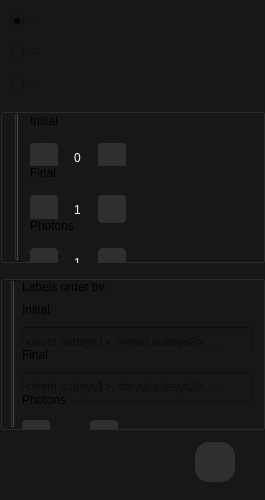
                     <widget class="QWidget" name="widget_11" native="true">
                      <property name="sizePolicy">
                       <sizepolicy hsizetype="Fixed" vsizetype="Fixed">
                        <horstretch>0</horstretch>
                        <verstretch>0</verstretch>
                       </sizepolicy>
                      </property>
                      <property name="minimumSize">
                       <size>
                        <width>265</width>
                        <height>500</height>
                       </size>
                      </property>
                      <property name="maximumSize">
                       <size>
                        <width>265</width>
                        <height>500</height>
                       </size>
                      </property>
                      <property name="styleSheet">
                       <string notr="true">background-color: #171717;

</string>
                      </property>
                      <layout class="QGridLayout" name="gridLayout_8">
                       <property name="leftMargin">
                        <number>0</number>
                       </property>
                       <property name="topMargin">
                        <number>12</number>
                       </property>
                       <property name="rightMargin">
                        <number>0</number>
                       </property>
                       <property name="bottomMargin">
                        <number>0</number>
                       </property>
                       <property name="horizontalSpacing">
                        <number>0</number>
                       </property>
                       <property name="verticalSpacing">
                        <number>12</number>
                       </property>
                       <item row="20" column="1">
                        <spacer name="verticalSpacer_8">
                         <property name="orientation">
                          <enum>Qt::Vertical</enum>
                         </property>
                         <property name="sizeHint" stdset="0">
                          <size>
                           <width>20</width>
                           <height>40</height>
                          </size>
                         </property>
                        </spacer>
                       </item>
                       <item row="0" column="1" colspan="11">
                        <widget class="QRadioButton" name="noTagRadioButton">
                         <property name="font">
                          <font>
                           <family>Roboto Medium</family>
                           <pointsize>-1</pointsize>
                          </font>
                         </property>
                         <property name="text">
                          <string notr="true">Unknown</string>
                         </property>
                         <property name="iconSize">
                          <size>
                           <width>16</width>
                           <height>16</height>
                          </size>
                         </property>
                         <property name="checked">
                          <bool>true</bool>
                         </property>
                        </widget>
                       </item>
                       <item row="2" column="0">
                        <spacer name="horizontalSpacer_6">
                         <property name="orientation">
                          <enum>Qt::Horizontal</enum>
                         </property>
                         <property name="sizeType">
                          <enum>QSizePolicy::Fixed</enum>
                         </property>
                         <property name="sizeHint" stdset="0">
                          <size>
                           <width>10</width>
                           <height>20</height>
                          </size>
                         </property>
                        </spacer>
                       </item>
                       <item row="21" column="11">
                        <spacer name="horizontalSpacer_11">
                         <property name="orientation">
                          <enum>Qt::Horizontal</enum>
                         </property>
                         <property name="sizeType">
                          <enum>QSizePolicy::Fixed</enum>
                         </property>
                         <property name="sizeHint" stdset="0">
                          <size>
                           <width>30</width>
                           <height>20</height>
                          </size>
                         </property>
                        </spacer>
                       </item>
                       <item row="3" column="0" colspan="12">
                        <widget class="QGroupBox" name="tagDressedGroupBox">
                         <property name="enabled">
                          <bool>true</bool>
                         </property>
                         <property name="sizePolicy">
                          <sizepolicy hsizetype="Preferred" vsizetype="Fixed">
                           <horstretch>0</horstretch>
                           <verstretch>0</verstretch>
                          </sizepolicy>
                         </property>
                         <property name="font">
                          <font>
                           <family>Roboto</family>
                           <pointsize>13</pointsize>
                           <italic>false</italic>
                           <bold>false</bold>
                          </font>
                         </property>
                         <property name="toolTip">
                          <string notr="true"/>
                         </property>
                         <property name="styleSheet">
                          <string notr="true">QGroupBox {
	font: 13pt &quot;Roboto&quot;;
}

QSpinBox {
    color: #FFFFFF;
    background-color: #171717;
	height: 28px;
    width: 28px; 
    background-image: url(:/images/spin_box_bg.svg) 1;
    background-repeat: no-repeat;
    background-position: center center;
    background-origin: content;
   /*padding: -5px 0px -14px 0px;*/
}

QSpinBox::up-button {
    subcontrol-origin: border;
    subcontrol-position: right; /* position at the top right corner */
	height: 28px;
    width: 28px; 
	background-color: #2F2F2F;
    border-radius: 4px;
}

QSpinBox::down-button {
    subcontrol-origin: border;
    subcontrol-position: left; /* position at the top right corner */
	height: 28px;
    width: 28px;
	background-color: #2F2F2F;
    border-radius: 4px;
    border: 1px;
}

QSpinBox::up-arrow {
    width: 20px;
    height: 20px;
    image: url(:/icons/svg/plus.svg) 1;
}

QSpinBox::up-arrow:pressed {
    width: 20px;
    height: 20px;
    image: url(:/icons/svg/plus-pressed.svg) 1;
}

QSpinBox::down-arrow {
    image: url(:/icons/svg/minus.svg) 1;
    width: 20px;
    height: 20px;
}

QSpinBox::down-arrow:pressed {
    image: url(:/icons/svg/minus-pressed.svg) 1;
    width: 20px;
    height: 20px;
}

QSpinBox::up-button:pressed {
    background-color: #262626;
}

QSpinBox::down-button:pressed {
    background-color: #262626;
}</string>
                         </property>
                         <layout class="QGridLayout" name="gridLayout_13">
                          <property name="leftMargin">
                           <number>0</number>
                          </property>
                          <property name="topMargin">
                           <number>0</number>
                          </property>
                          <property name="rightMargin">
                           <number>0</number>
                          </property>
                          <property name="bottomMargin">
                           <number>0</number>
                          </property>
                          <property name="horizontalSpacing">
                           <number>0</number>
                          </property>
                          <property name="verticalSpacing">
                           <number>12</number>
                          </property>
                          <item row="4" column="2">
                           <spacer name="horizontalSpacer_3">
                            <property name="orientation">
                             <enum>Qt::Horizontal</enum>
                            </property>
                            <property name="sizeType">
                             <enum>QSizePolicy::Fixed</enum>
                            </property>
                            <property name="sizeHint" stdset="0">
                             <size>
                              <width>124</width>
                              <height>20</height>
                             </size>
                            </property>
                           </spacer>
                          </item>
                          <item row="1" column="0" rowspan="6">
                           <widget class="Line" name="line_4">
                            <property name="styleSheet">
                             <string notr="true">border: 0.5px solid #2F2F2F;
border-style: inset;</string>
                            </property>
                            <property name="lineWidth">
                             <number>0</number>
                            </property>
                            <property name="orientation">
                             <enum>Qt::Vertical</enum>
                            </property>
                           </widget>
                          </item>
                          <item row="4" column="1">
                           <widget class="QSpinBox" name="finalStateSpinBox">
                            <property name="sizePolicy">
                             <sizepolicy hsizetype="Fixed" vsizetype="Fixed">
                              <horstretch>0</horstretch>
                              <verstretch>0</verstretch>
                             </sizepolicy>
                            </property>
                            <property name="minimumSize">
                             <size>
                              <width>96</width>
                              <height>35</height>
                             </size>
                            </property>
                            <property name="maximumSize">
                             <size>
                              <width>16777215</width>
                              <height>30</height>
                             </size>
                            </property>
                            <property name="frame">
                             <bool>true</bool>
                            </property>
                            <property name="alignment">
                             <set>Qt::AlignCenter</set>
                            </property>
                            <property name="value">
                             <number>1</number>
                            </property>
                           </widget>
                          </item>
                          <item row="1" column="1">
                           <widget class="QLabel" name="label_30">
                            <property name="sizePolicy">
                             <sizepolicy hsizetype="Maximum" vsizetype="Preferred">
                              <horstretch>0</horstretch>
                              <verstretch>0</verstretch>
                             </sizepolicy>
                            </property>
                            <property name="toolTip">
                             <string notr="true"/>
                            </property>
                            <property name="text">
                             <string notr="true">Initial</string>
                            </property>
                            <property name="alignment">
                             <set>Qt::AlignLeading|Qt::AlignLeft|Qt::AlignVCenter</set>
                            </property>
                           </widget>
                          </item>
                          <item row="6" column="1">
                           <widget class="QSpinBox" name="phNumberDressedSpinBox">
                            <property name="enabled">
                             <bool>true</bool>
                            </property>
                            <property name="sizePolicy">
                             <sizepolicy hsizetype="Fixed" vsizetype="Fixed">
                              <horstretch>0</horstretch>
                              <verstretch>0</verstretch>
                             </sizepolicy>
                            </property>
                            <property name="minimumSize">
                             <size>
                              <width>96</width>
                              <height>35</height>
                             </size>
                            </property>
                            <property name="maximumSize">
                             <size>
                              <width>96</width>
                              <height>16777215</height>
                             </size>
                            </property>
                            <property name="baseSize">
                             <size>
                              <width>0</width>
                              <height>0</height>
                             </size>
                            </property>
                            <property name="alignment">
                             <set>Qt::AlignCenter</set>
                            </property>
                            <property name="minimum">
                             <number>1</number>
                            </property>
                           </widget>
                          </item>
                          <item row="5" column="1">
                           <widget class="QLabel" name="label_29">
                            <property name="sizePolicy">
                             <sizepolicy hsizetype="Maximum" vsizetype="Preferred">
                              <horstretch>0</horstretch>
                              <verstretch>0</verstretch>
                             </sizepolicy>
                            </property>
                            <property name="toolTip">
                             <string notr="true"/>
                            </property>
                            <property name="text">
                             <string notr="true">Photons</string>
                            </property>
                           </widget>
                          </item>
                          <item row="2" column="1">
                           <widget class="QSpinBox" name="initialStateSpinBox">
                            <property name="enabled">
                             <bool>true</bool>
                            </property>
                            <property name="sizePolicy">
                             <sizepolicy hsizetype="Fixed" vsizetype="Fixed">
                              <horstretch>0</horstretch>
                              <verstretch>0</verstretch>
                             </sizepolicy>
                            </property>
                            <property name="minimumSize">
                             <size>
                              <width>96</width>
                              <height>35</height>
                             </size>
                            </property>
                            <property name="autoFillBackground">
                             <bool>false</bool>
                            </property>
                            <property name="styleSheet">
                             <string notr="true"/>
                            </property>
                            <property name="alignment">
                             <set>Qt::AlignCenter</set>
                            </property>
                            <property name="buttonSymbols">
                             <enum>QAbstractSpinBox::PlusMinus</enum>
                            </property>
                           </widget>
                          </item>
                          <item row="3" column="1">
                           <widget class="QLabel" name="label_31">
                            <property name="toolTip">
                             <string notr="true"/>
                            </property>
                            <property name="text">
                             <string notr="true">Final</string>
                            </property>
                            <property name="alignment">
                             <set>Qt::AlignLeading|Qt::AlignLeft|Qt::AlignVCenter</set>
                            </property>
                           </widget>
                          </item>
                         </layout>
                        </widget>
                       </item>
                       <item row="1" column="1" colspan="11">
                        <widget class="QRadioButton" name="tagDispersiveDressedRadioButton">
                         <property name="font">
                          <font>
                           <family>Roboto Medium</family>
                           <pointsize>-1</pointsize>
                           <kerning>true</kerning>
                          </font>
                         </property>
                         <property name="toolTip">
                          <string notr="true"/>
                         </property>
                         <property name="statusTip">
                          <string>RR</string>
                         </property>
                         <property name="text">
                          <string notr="true">By dressed indices</string>
                         </property>
                         <property name="iconSize">
                          <size>
                           <width>16</width>
                           <height>16</height>
                          </size>
                         </property>
                        </widget>
                       </item>
                       <item row="2" column="1" colspan="11">
                        <widget class="QRadioButton" name="tagDispersiveBareRadioButton">
                         <property name="font">
                          <font>
                           <family>Roboto Medium</family>
                           <pointsize>-1</pointsize>
                          </font>
                         </property>
                         <property name="toolTip">
                          <string notr="true"/>
                         </property>
                         <property name="statusTip">
                          <string>RR</string>
                         </property>
                         <property name="text">
                          <string notr="true">By bare states</string>
                         </property>
                         <property name="iconSize">
                          <size>
                           <width>16</width>
                           <height>16</height>
                          </size>
                         </property>
                        </widget>
                       </item>
                       <item row="1" column="0">
                        <spacer name="horizontalSpacer_10">
                         <property name="orientation">
                          <enum>Qt::Horizontal</enum>
                         </property>
                         <property name="sizeType">
                          <enum>QSizePolicy::Fixed</enum>
                         </property>
                         <property name="sizeHint" stdset="0">
                          <size>
                           <width>10</width>
                           <height>20</height>
                          </size>
                         </property>
                        </spacer>
                       </item>
                       <item row="19" column="0" colspan="12">
                        <widget class="QGroupBox" name="tagBareGroupBox">
                         <property name="styleSheet">
                          <string notr="true">QGroupBox {
	font: 13pt &quot;Roboto&quot;;
}

QSpinBox {
    color: #FFFFFF;
    background-color: #171717;
	height: 28px;
    width: 28px; 
    background-image: url(:/images/spin_box_bg.svg) 1;
    background-repeat: no-repeat;
    background-position: center center;
    background-origin: content;
   /*padding: -5px 0px -14px 0px;*/
}

QSpinBox::up-button {
    subcontrol-origin: border;
    subcontrol-position: right; /* position at the top right corner */
	height: 28px;
    width: 28px; 
	background-color: #2F2F2F;
    border-radius: 4px;
}

QSpinBox::down-button {
    subcontrol-origin: border;
    subcontrol-position: left; /* position at the top right corner */
	height: 28px;
    width: 28px;
	background-color: #2F2F2F;
    border-radius: 4px;
    border: 1px;
}

QSpinBox::up-arrow {
    width: 20px;
    height: 20px;
    image: url(:/icons/svg/plus.svg) 1;
}

QSpinBox::up-arrow:pressed {
    width: 20px;
    height: 20px;
    image: url(:/icons/svg/plus-pressed.svg) 1;
}

QSpinBox::down-arrow {
    image: url(:/icons/svg/minus.svg) 1;
    width: 20px;
    height: 20px;
}

QSpinBox::down-arrow:pressed {
    image: url(:/icons/svg/minus-pressed.svg) 1;
    width: 20px;
    height: 20px;
}

QSpinBox::up-button:pressed {
    background-color: #262626;
}

QSpinBox::down-button:pressed {
    background-color: #262626;
}</string>
                         </property>
                         <layout class="QGridLayout" name="gridLayout_14">
                          <property name="leftMargin">
                           <number>0</number>
                          </property>
                          <property name="topMargin">
                           <number>0</number>
                          </property>
                          <property name="rightMargin">
                           <number>0</number>
                          </property>
                          <property name="bottomMargin">
                           <number>0</number>
                          </property>
                          <property name="horizontalSpacing">
                           <number>0</number>
                          </property>
                          <property name="verticalSpacing">
                           <number>12</number>
                          </property>
                          <item row="4" column="1">
                           <widget class="IntTupleLineEdit" name="finalStateLineEdit">
                            <property name="sizePolicy">
                             <sizepolicy hsizetype="Expanding" vsizetype="Fixed">
                              <horstretch>0</horstretch>
                              <verstretch>0</verstretch>
                             </sizepolicy>
                            </property>
                            <property name="minimumSize">
                             <size>
                              <width>230</width>
                              <height>30</height>
                             </size>
                            </property>
                            <property name="maximumSize">
                             <size>
                              <width>230</width>
                              <height>30</height>
                             </size>
                            </property>
                            <property name="styleSheet">
                             <string notr="true"/>
                            </property>
                            <property name="placeholderText">
                             <string notr="true">&lt;level subsys1&gt;, &lt;level subsys2&gt;, ...</string>
                            </property>
                           </widget>
                          </item>
                          <item row="2" column="1">
                           <widget class="IntTupleLineEdit" name="initialStateLineEdit">
                            <property name="minimumSize">
                             <size>
                              <width>230</width>
                              <height>30</height>
                             </size>
                            </property>
                            <property name="maximumSize">
                             <size>
                              <width>230</width>
                              <height>30</height>
                             </size>
                            </property>
                            <property name="placeholderText">
                             <string notr="true">&lt;level subsys1&gt;, &lt;level subsys2&gt;, ...</string>
                            </property>
                           </widget>
                          </item>
                          <item row="1" column="1">
                           <widget class="QLabel" name="label_28">
                            <property name="sizePolicy">
                             <sizepolicy hsizetype="Preferred" vsizetype="Fixed">
                              <horstretch>0</horstretch>
                              <verstretch>0</verstretch>
                             </sizepolicy>
                            </property>
                            <property name="text">
                             <string notr="true">Initial</string>
                            </property>
                            <property name="indent">
                             <number>-1</number>
                            </property>
                           </widget>
                          </item>
                          <item row="3" column="1">
                           <widget class="QLabel" name="label_26">
                            <property name="sizePolicy">
                             <sizepolicy hsizetype="Preferred" vsizetype="Fixed">
                              <horstretch>0</horstretch>
                              <verstretch>0</verstretch>
                             </sizepolicy>
                            </property>
                            <property name="text">
                             <string notr="true">Final</string>
                            </property>
                           </widget>
                          </item>
                          <item row="6" column="1">
                           <widget class="QSpinBox" name="phNumberBareSpinBox">
                            <property name="sizePolicy">
                             <sizepolicy hsizetype="Maximum" vsizetype="Fixed">
                              <horstretch>0</horstretch>
                              <verstretch>0</verstretch>
                             </sizepolicy>
                            </property>
                            <property name="minimumSize">
                             <size>
                              <width>96</width>
                              <height>35</height>
                             </size>
                            </property>
                            <property name="alignment">
                             <set>Qt::AlignCenter</set>
                            </property>
                            <property name="minimum">
                             <number>1</number>
                            </property>
                           </widget>
                          </item>
                          <item row="0" column="0" rowspan="7">
                           <widget class="Line" name="line_5">
                            <property name="styleSheet">
                             <string notr="true">border: 0.5px solid #2F2F2F;
border-style: inset;</string>
                            </property>
                            <property name="lineWidth">
                             <number>0</number>
                            </property>
                            <property name="orientation">
                             <enum>Qt::Vertical</enum>
                            </property>
                           </widget>
                          </item>
                          <item row="5" column="1">
                           <widget class="QLabel" name="label_25">
                            <property name="sizePolicy">
                             <sizepolicy hsizetype="Maximum" vsizetype="Preferred">
                              <horstretch>0</horstretch>
                              <verstretch>0</verstretch>
                             </sizepolicy>
                            </property>
                            <property name="text">
                             <string notr="true">Photons</string>
                            </property>
                           </widget>
                          </item>
                          <item row="0" column="1">
                           <widget class="QLabel" name="bareLabelOrder">
                            <property name="sizePolicy">
                             <sizepolicy hsizetype="Preferred" vsizetype="Minimum">
                              <horstretch>0</horstretch>
                              <verstretch>0</verstretch>
                             </sizepolicy>
                            </property>
                            <property name="text">
                             <string>Labels order by:</string>
                            </property>
                            <property name="wordWrap">
                             <bool>true</bool>
                            </property>
                           </widget>
                          </item>
                         </layout>
                        </widget>
                       </item>
                       <item row="0" column="0">
                        <spacer name="horizontalSpacer_4">
                         <property name="orientation">
                          <enum>Qt::Horizontal</enum>
                         </property>
                         <property name="sizeType">
                          <enum>QSizePolicy::Fixed</enum>
                         </property>
                         <property name="sizeHint" stdset="0">
                          <size>
                           <width>10</width>
                           <height>20</height>
                          </size>
                         </property>
                        </spacer>
                       </item>
                       <item row="21" column="10">
                        <widget class="QPushButton" name="deleteRowButton">
                         <property name="sizePolicy">
                          <sizepolicy hsizetype="Fixed" vsizetype="Fixed">
                           <horstretch>0</horstretch>
                           <verstretch>0</verstretch>
                          </sizepolicy>
                         </property>
                         <property name="minimumSize">
                          <size>
                           <width>40</width>
                           <height>40</height>
                          </size>
                         </property>
                         <property name="maximumSize">
                          <size>
                           <width>40</width>
                           <height>40</height>
                          </size>
                         </property>
                         <property name="toolTip">
                          <string notr="true"/>
                         </property>
                         <property name="styleSheet">
                          <string notr="true">QPushButton{
    height: 40px;
    width: 40px;
    background-color: #2F2F2F;
    border-radius: 14px;
}

QPushButton: pressed{
    background-color: #1F1F1F;
    icon: url(:/icons/svg/trash-pressed.svg)
}</string>
                         </property>
                         <property name="text">
                          <string notr="true"/>
                         </property>
                         <property name="icon">
                          <iconset resource="resources.qrc">
                           <normaloff>:/icons/svg/trash.svg</normaloff>:/icons/svg/trash.svg</iconset>
                         </property>
                         <property name="iconSize">
                          <size>
                           <width>20</width>
                           <height>20</height>
                          </size>
                         </property>
                        </widget>
                       </item>
                       <item row="22" column="10">
                        <spacer name="verticalSpacer_4">
                         <property name="orientation">
                          <enum>Qt::Vertical</enum>
                         </property>
                         <property name="sizeType">
                          <enum>QSizePolicy::Fixed</enum>
                         </property>
                         <property name="sizeHint" stdset="0">
                          <size>
                           <width>20</width>
                           <height>18</height>
                          </size>
                         </property>
                        </spacer>
                       </item>
                      </layout>
                     </widget>
